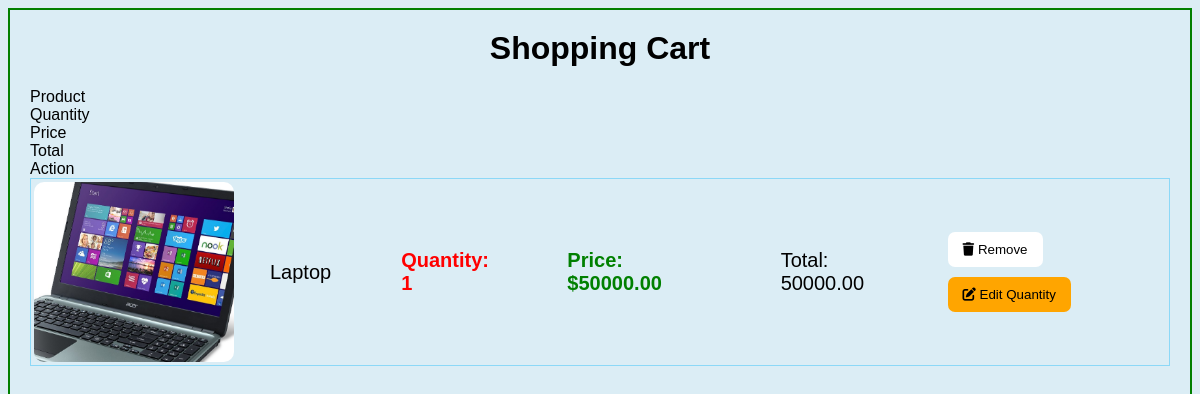
Page /cart/ on the committed database.
### products/models.py (models this page shows, shortened)
class Cart(models.Model):
    product = models.ForeignKey(Product, on_delete=models.CASCADE)
    quantity = models.PositiveIntegerField(default=1)
    total_price = models.DecimalField(max_digits=10, decimal_places=2)
    created_at = models.DateTimeField(auto_now_add=True)
    updated_at = models.DateField(auto_now=True)

class Product(models.Model):
    name = models.CharField(max_length=233)
    description = models.TextField()
    price = models.DecimalField(max_digits=10, decimal_places=2)
    quantity = models.PositiveIntegerField(default=0)
    image = models.ImageField(upload_to='images/', blank=True, null=True)
    created_at = models.DateTimeField(auto_now_add=True)
    updated_at = models.DateField(auto_now=True)

### products/views.py (the view)
# urls.py: path('cart/', views.view_cart, name='view_cart'),
def view_cart(request):
    cart_items  = Cart.objects.all()
    total_cart_price = sum(item.total_price for item in cart_items)
    return render(request, 'cart.html', {'cart_items': cart_items, 'total_cart_price': total_cart_price})

### products/templates/cart.html (shortened to what this page needs)
<html>
<head>
    <link rel="stylesheet" href="https://cdnjs.cloudflare.com/ajax/libs/font-awesome/6.5.0/css/all.min.css">
</head>
<body>
    <h1>Shopping Cart</h1>
    <div class="cart-header">
        <div class="header-name">Product</div>
        <div class="header-quantity">Quantity</div>
        <div class="header-price">Price</div>
        <div class="header-total">Total</div>
        <div class="header-action">Action</div>
    </div>
    {% for item in cart_items %}
    <table class="product-card">
        <tr class="product-row">
            <td class="product-image">
                <img src="{{item.product.image.url}}" alt="{{item.product.name}}">
            </td>
            <td class="product-name">{{ item.product.name }}</td>
            <td class="product-quantity">Quantity: {{ item.quantity }}</td>
            <td class="product-price">Price: ${{ item.total_price }}</td>
            <td class="product-total">Total: {{ item.total_price }}</td>
            <td class="product-actions">
                <form action="{% url 'remove_from_cart' item.id %}" method="post" style="display:inline;">
                    <button type="submit" class="remove-from-cart" onclick="">
                        <i class="fas fa-trash"></i> Remove
                    </button>
                </form>
                <form action="{% url 'edit_cart_item' item.id %}" method="post" style="display:inline;">
                <button type="submit"  class="edit-quantity" onclick="">
                    <i class="fas fa-edit"></i> Edit Quantity
                </button>
            </td>
        </tr>
    </table>
    {% endfor %}
</body>
</html>

### products/templates/cart.html (style rules this page uses)
body { border: 2px solid green; background-color: rgb(219, 237, 245); font-family: Arial; padding: 20px; }
.product-card { border: 1px solid rgb(140, 216, 247); }
.product-row { align-items: center; display: flex; justify-content: space-between; width: 100%; }
.product-image img { height: 180px; width: 200px; border-radius: 10px; }
.product-name, .product-quantity, .product-price, .product-total { margin: 5px; font-size: 20px; text-align: left; padding: 0 30px; }
.product-price { font-weight: bold; color: green; }
.product-quantity { font-weight: bold; color: red; }
.remove-from-cart, .edit-quantity { background-color: white; color: black; border: none; padding: 10px 15px; border-radius: 7px; cursor: pointer; margin: 5px; }
.edit-quantity { background-color: orange; }
h1 { text-align: center; }

### rows in the picture
Cart: product.image (picture), product.name "Laptop", quantity "1", total_price "50000.00"
